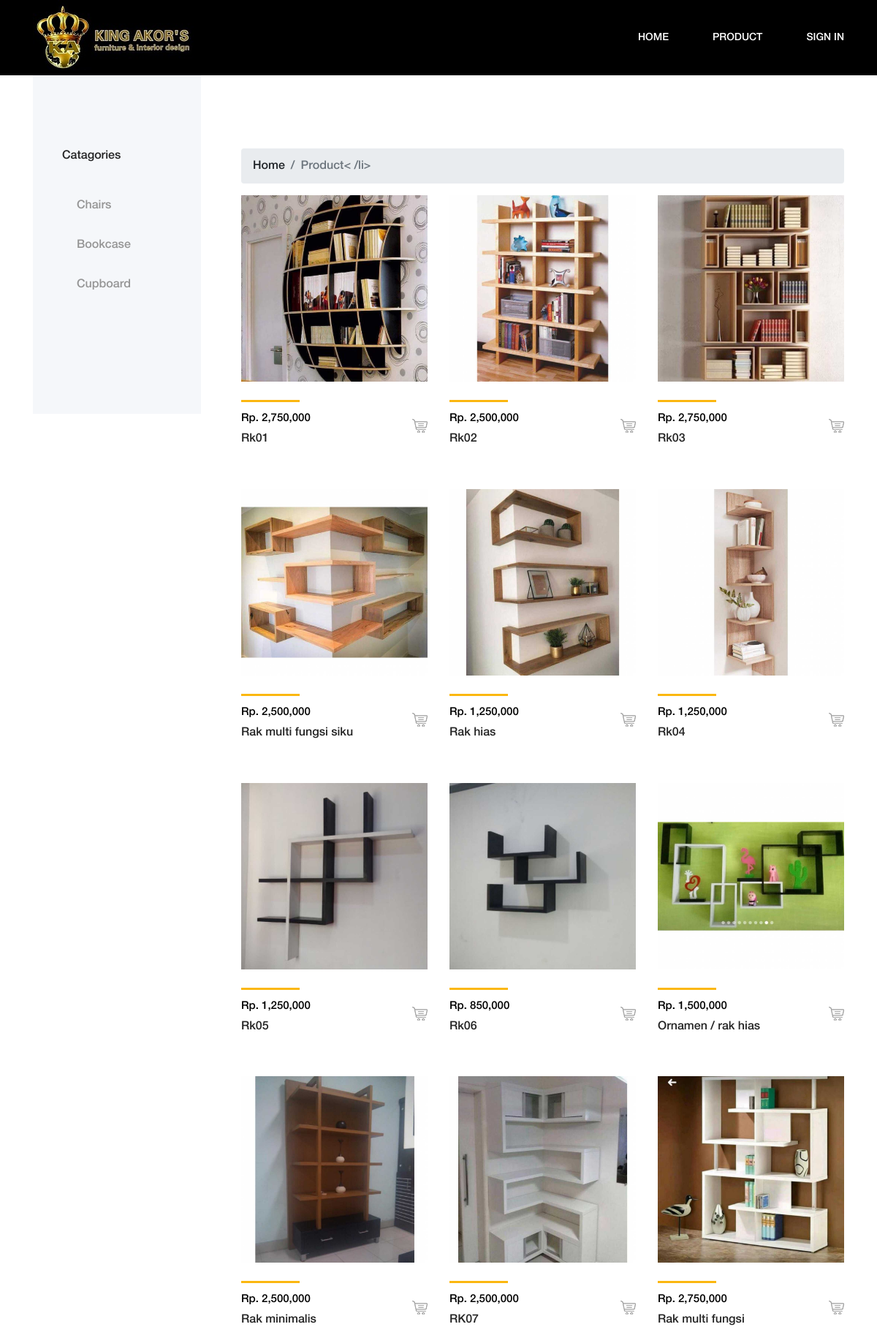
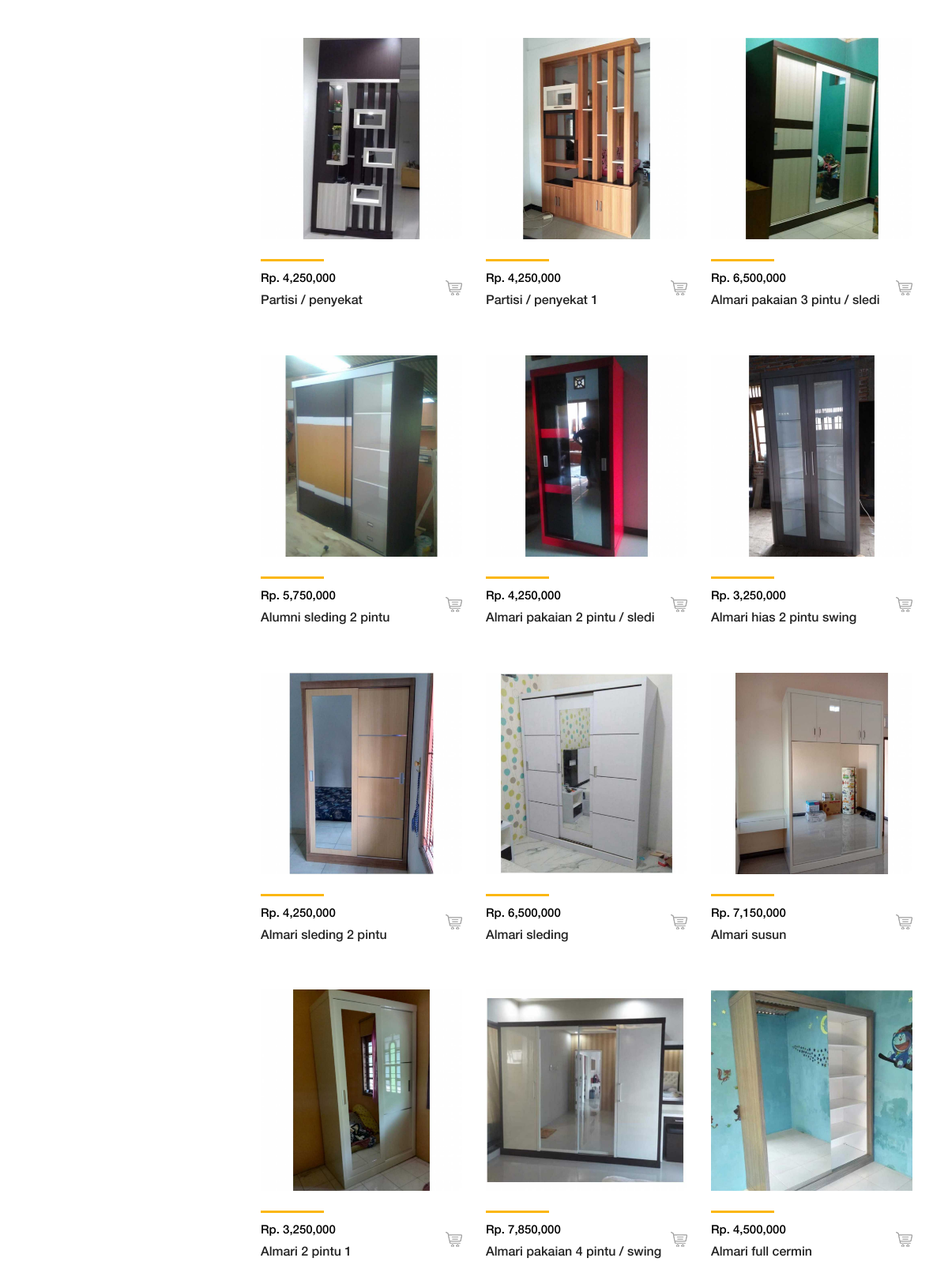
The app's page /index.php/c_barang (upper part) with its own data (2 pictures, top to bottom).
### tables this page shows
CREATE TABLE `barang` (
  `id_barang` varchar(20) NOT NULL,
  `merek` varchar(30) DEFAULT NULL,
  `diskripsi` tinytext,
  `gambar` varchar(150) DEFAULT NULL,
  `gambar1` varchar(150) DEFAULT NULL,
  `harga` int(11) DEFAULT NULL,
  `stok` int(11) DEFAULT NULL,
  `id_kategori` varchar(20) DEFAULT NULL,
  `tanggal_masuk` date DEFAULT NULL
);

### application/controllers/C_barang.php (called while the page is built, shortened)
<?php
class c_barang extends CI_Controller {
  public function __construct(){
    $this->load->model('M_barang');
    $this->load->model('Mpemesanan');
    $this->load->model('Mdetailpemesanan');
  }
  public function index()
  {
    $data['barang'] = $this->M_barang->get_alls();
    $this->load->view('kerangka/header');
    $this->load->view('Vbarang', $data);
    $this->load->view('kerangka/footer');
  }
}

### index.php (called while the page is built, shortened)
<?php
require_once BASEPATH.'core/CodeIgniter.php';

### application/models/M_barang.php (called while the page is built, shortened)
<?php
class M_barang extends CI_Model
{
    public $table = 'barang';
    public $id = 'id_barang';
    public $order = 'ASC';
   function get_alls()
   {
       $this->db->order_by($this->id, $this->order);
       return $this->db->get($this->table)->result();
   }
}

### application/views/Vbarang.php (the view, shortened to what this page needs)
<div class="container">
  <div class="row">
    <div class="col-3">
      <div class="shop_sidebar_area" style="background-color:#f5f7fa; padding: 100px 40px; width:230px;max-width:230px;flex:0 0 230px;position:relative;z-index:1;-webkit-box-flex:0;">
        <div class="widget catagory mb-50">
          <h6 class="widget-title mb-30">Catagories</h6>
          <div class="catagories-menu">
            <ul>
              <li class="active">
              <li><a href="<?= base_url() ?>Chome/ktg/1">Chairs</a></li>
              <li><a href="<?= base_url() ?>Chome/ktg/3">Bookcase</a></li>
              <li><a href="<?= base_url() ?>Chome/ktg/2">Cupboard</a></li>
            </ul>
          </div>
        </div>
      </div>
    </div>
    <div class="col-9" style="padding:100px 0px 0px 0px">
      <div class="col-12">
        <nav aria-label="breadcrumb">
          <ol class="breadcrumb">
            <li class="breadcrumb-item">Home</li>
            <li class="breadcrumb-item active">Product< /li>
          </ol>
        </nav>
      </div>
      <div class="col-12">
        <div class="row">
          <?php foreach ($barang as $list) { ?>
            <div class="col-md-4">
              <div class="single-product-wrapper">
                <a href="<?= base_url("C_barang/detailbarang/" . $list->id_barang); ?>">
                  <div class="product-img">
                    <img src="<?= base_url("assets/uploads/" . $list->gambar) ?>" alt="">
                  </div>
                  <div class="product-description d-flex align-items-center justify-content-between">
                    <div class="product-meta-data">
                      <div class="line"></div>
                      <p class="product-price" style="color:black;font-size:15px">Rp. <?= number_format($list->harga) ?></p>
                      <h6><?= $list->merek ?></h6>
                    </div>
                    <div class="ratings-cart text-right">
                      <div class="cart">
                        <span data-toggle="tooltip" data-placement="left" title="Add to Cart"><img src="<?= base_url('assets/amado/img/core-img/cart.png') ?>" alt=""></span>
                      </div>
                    </div>
                  </div>
                </a>
              </div>
            </div>
          <?php } ?>
        </div>
      </div>
    </div>
  </div>
</div>

### assets/amado/css/core-style.css (style rules this page uses)
* { margin: 0; padding: 0; }
body { font-family: "helveticaneuemedium"; font-size: 16px; }
h1, h2, h3, h4, h5, h6 { color: #242424; line-height: 1.3; font-weight: 400; }
p { color: #6d6d6d; font-size: 16px; line-height: 1.9; font-weight: 400; }
a { -webkit-transition: all 500ms ease 0s; transition: all 500ms ease 0s; text-decoration: none; outline: 0 solid transparent; color: #131212; font-weight: 400; font-size: 12px; }
ul, ol { margin: 0; }
ul li, ol li { list-style: none; }
img { height: auto; max-width: 100%; }
.mb-30 { margin-bottom: 30px !important; }
.mb-50 { margin-bottom: 50px !important; }
.single-product-wrapper { position: relative; z-index: 1; margin-bottom: 50px; overflow: hidden; background-color: #ffffff; }
.single-product-wrapper .product-img { position: relative; z-index: 1; overflow: hidden; }
.single-product-wrapper .product-img img { width: 100%; -webkit-transition-duration: 500ms; transition-duration: 500ms; }
.single-product-wrapper .product-description { position: relative; z-index: 1; margin-top: 25px; }
.single-product-wrapper .product-description .product-meta-data .line { width: 80px; height: 3px; background-color: #fbb710; margin-bottom: 15px; display: block; }
.single-product-wrapper .product-description .product-meta-data .product-price { line-height: 1; color: #fbb710; font-size: 24px; margin-bottom: 10px; }
.single-product-wrapper .product-description .ratings-cart .cart { display: block; }
.widget { position: relative; z-index: 1; }
.widget .widget-title { font-size: 16px; text-transform: capitalize; color: #242424; }
.widget .catagories-menu li a { text-transform: capitalize; font-size: 16px; padding: 15px 0 15px 20px; display: block; font-weight: 400; color: #959595; }

### records on screen
barang: gambar (picture), harga "2,750,000", merek "Rk01"
barang: gambar (picture), harga "2,500,000", merek "Rk02"
barang: gambar (picture), harga "2,750,000", merek "Rk03"
barang: gambar (picture), harga "2,500,000", merek "Rak multi fungsi siku"
barang: gambar (picture), harga "1,250,000", merek "Rak hias"
barang: gambar (picture), harga "1,250,000", merek "Rk04"
barang: gambar (picture), harga "1,250,000", merek "Rk05"
barang: gambar (picture), harga "850,000", merek "Rk06"
barang: gambar (picture), harga "1,500,000", merek "Ornamen / rak hias"
barang: gambar (picture), harga "2,500,000", merek "Rak minimalis"
barang: gambar (picture), harga "2,500,000", merek "RK07"
barang: gambar (picture), harga "2,750,000", merek "Rak multi fungsi"
barang: gambar (picture), harga "4,250,000", merek "Partisi / penyekat"
barang: gambar (picture), harga "4,250,000", merek "Partisi / penyekat 1"
barang: gambar (picture), harga "6,500,000", merek "Almari pakaian 3 pintu / sledi"
barang: gambar (picture), harga "5,750,000", merek "Alumni sleding 2 pintu"
barang: gambar (picture), harga "4,250,000", merek "Almari pakaian 2 pintu / sledi"
barang: gambar (picture), harga "3,250,000", merek "Almari hias 2 pintu swing"
barang: gambar (picture), harga "4,250,000", merek "Almari sleding 2 pintu"
barang: gambar (picture), harga "6,500,000", merek "Almari sleding"
barang: gambar (picture), harga "7,150,000", merek "Almari susun"
barang: gambar (picture), harga "3,250,000", merek "Almari 2 pintu 1"
barang: gambar (picture), harga "7,850,000", merek "Almari pakaian 4 pintu / swing"
barang: gambar (picture), harga "4,500,000", merek "Almari full cermin"
